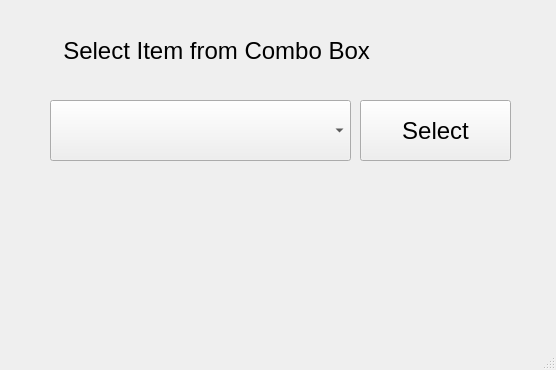
<?xml version="1.0" encoding="UTF-8"?>
<ui version="4.0">
 <class>MainWindow</class>
 <widget class="QMainWindow" name="MainWindow">
  <property name="geometry">
   <rect>
    <x>0</x>
    <y>0</y>
    <width>556</width>
    <height>370</height>
   </rect>
  </property>
  <property name="cursor">
   <cursorShape>OpenHandCursor</cursorShape>
  </property>
  <property name="windowTitle">
   <string>MainWindow</string>
  </property>
  <property name="autoFillBackground">
   <bool>true</bool>
  </property>
  <widget class="QWidget" name="centralwidget">
   <widget class="QLabel" name="label">
    <property name="geometry">
     <rect>
      <x>50</x>
      <y>30</y>
      <width>391</width>
      <height>41</height>
     </rect>
    </property>
    <property name="font">
     <font>
      <pointsize>18</pointsize>
     </font>
    </property>
    <property name="text">
     <string>  Select Item from Combo Box</string>
    </property>
   </widget>
   <widget class="QComboBox" name="comboBox">
    <property name="geometry">
     <rect>
      <x>50</x>
      <y>100</y>
      <width>301</width>
      <height>61</height>
     </rect>
    </property>
   </widget>
   <widget class="QPushButton" name="pushButton">
    <property name="geometry">
     <rect>
      <x>360</x>
      <y>100</y>
      <width>151</width>
      <height>61</height>
     </rect>
    </property>
    <property name="font">
     <font>
      <pointsize>18</pointsize>
     </font>
    </property>
    <property name="text">
     <string>Select</string>
    </property>
   </widget>
  </widget>
  <widget class="QMenuBar" name="menubar">
   <property name="geometry">
    <rect>
     <x>0</x>
     <y>0</y>
     <width>556</width>
     <height>24</height>
    </rect>
   </property>
  </widget>
  <widget class="QStatusBar" name="statusbar"/>
 </widget>
 <resources/>
 <connections/>
</ui>
